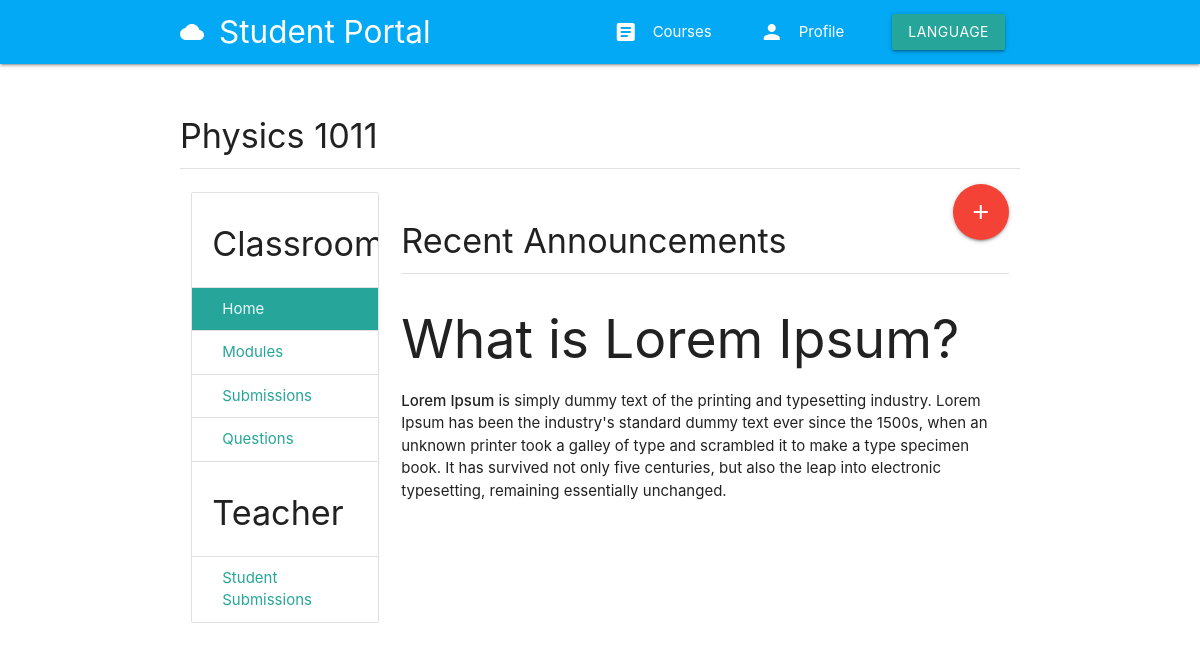
The app's page /en/courses/physics-1011/ (signed in) with its own data.
### classroom/models.py (models this page shows, shortened)
class Course(BaseTimestamp):
    title = models.CharField(_('title'), max_length=200)
    slug = models.SlugField(_('slug'), unique=True, blank=True)
    teacher = models.ForeignKey(User, related_name='my_courses', on_delete=models.CASCADE, verbose_name=_('teacher'))
    category = models.ForeignKey(Category, related_name='courses', on_delete=models.CASCADE, verbose_name=_('category'))
    students = models.ManyToManyField(User, related_name='enrolled_courses', blank=True, through=CourseStudent, verbose_name=_('students'))
    description = models.TextField(_('description'))
    syllabus = RichTextField()
    photo = models.ImageField(_('photo'), upload_to=course_image)
    class Meta:
        verbose_name = _('Course')
        verbose_name_plural = _('Courses')
        ordering = ['-created_at']
    def get_absolute_url(self):
        return reverse("classroom:course-detail", kwargs={"course_slug": self.slug})
    def get_course_submissions_absolute_url(self):
        return reverse("classroom:course-grades", kwargs={"course_slug": self.slug})
    def get_student_submissions_absolute_url(self):
        return reverse("classroom:student-grades", kwargs={"course_slug": self.slug})
    def get_modules_absolute_url(self):
        return reverse("module:course-modules", kwargs={"course_slug": self.slug})
    def get_questions_absolute_url(self):
        return reverse("question:course-questions", kwargs={"course_slug": self.slug})

### classroom/views.py (the view)
# urls.py: path('courses/<slug:course_slug>/', course_detail, name='course-detail'),
def course_detail(request, course_slug):
    course = get_object_or_404(Course, slug=course_slug)
    is_teacher = False
    if request.user == course.teacher:
        is_teacher = True
    context = {'course':course, 'is_teacher':is_teacher}
    return render(request, 'classroom/course_detail.html', context)

### templates/classroom/course_detail.html (shortened to what this page needs)
{% extends 'base.html' %}
{% load i18n %}
{% load static %}
{% block content %}
{% include 'navigation.html' %}
<div class="container">
    <div class="section">
        <div class="section">
            <h4>{{ course.title|title }}</h4>
            <div class="divider"></div>
        </div>
        <div class="row">
            {% include 'classroom/course_sidenav.html' with nav_home='active' nav_modules='' %}
            <div class="col s9">
                {% if is_teacher %}
                <a class="btn-floating btn-large waves-effect waves-light red right"><i
                        class="material-icons">add</i></a>
                {% endif %}
                <div class="section">
                    <h4>{% trans 'Recent Announcements' %}</h4>
                    <div class="divider"></div>
                    <div>{{ course.syllabus | safe }}</div>
                </div>
            </div>
        </div>
    </div>
</div>
{% endblock content %}

### records on screen
Course: title "Physics 1011", syllabus "What is Lorem Ipsum? Lorem Ipsum is simply dummy text of the printing and typesetting industry. Lorem Ipsum has been the industry's standard dummy text ever since the 1500s, when an unknown printer took a galley of type and scrambled it to make a type specimen book. It has survived not only five centuries, but also the leap into electronic typesetting, remaining essentially unchanged."
